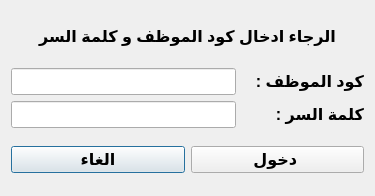
<?xml version="1.0" encoding="UTF-8"?>
<ui version="4.0">
 <class>password</class>
 <widget class="QDialog" name="password">
  <property name="geometry">
   <rect>
    <x>0</x>
    <y>0</y>
    <width>375</width>
    <height>196</height>
   </rect>
  </property>
  <property name="windowTitle">
   <string>تسجيل الدخول</string>
  </property>
  <property name="windowIcon">
   <iconset resource="logo.qrc">
    <normaloff>:/logo/logo23.png</normaloff>:/logo/logo23.png</iconset>
  </property>
  <property name="windowOpacity">
   <double>1.000000000000000</double>
  </property>
  <layout class="QVBoxLayout" name="verticalLayout_3">
   <item>
    <widget class="QLabel" name="label">
     <property name="font">
      <font>
       <family>Arial</family>
       <pointsize>12</pointsize>
       <weight>75</weight>
       <bold>true</bold>
      </font>
     </property>
     <property name="text">
      <string>الرجاء ادخال كود الموظف و كلمة السر</string>
     </property>
     <property name="alignment">
      <set>Qt::AlignCenter</set>
     </property>
    </widget>
   </item>
   <item>
    <layout class="QHBoxLayout" name="horizontalLayout">
     <item>
      <layout class="QVBoxLayout" name="verticalLayout">
       <item>
        <widget class="QLineEdit" name="code">
         <property name="font">
          <font>
           <pointsize>12</pointsize>
           <weight>75</weight>
           <bold>true</bold>
          </font>
         </property>
        </widget>
       </item>
       <item>
        <widget class="QLineEdit" name="pass">
         <property name="font">
          <font>
           <pointsize>12</pointsize>
           <weight>75</weight>
           <bold>true</bold>
          </font>
         </property>
         <property name="inputMask">
          <string/>
         </property>
         <property name="echoMode">
          <enum>QLineEdit::Password</enum>
         </property>
        </widget>
       </item>
      </layout>
     </item>
     <item>
      <layout class="QVBoxLayout" name="verticalLayout_2">
       <item>
        <widget class="QLabel" name="label_2">
         <property name="font">
          <font>
           <pointsize>12</pointsize>
           <weight>75</weight>
           <bold>true</bold>
          </font>
         </property>
         <property name="text">
          <string>كود الموظف :   </string>
         </property>
        </widget>
       </item>
       <item>
        <widget class="QLabel" name="label_3">
         <property name="font">
          <font>
           <pointsize>12</pointsize>
           <weight>75</weight>
           <bold>true</bold>
          </font>
         </property>
         <property name="text">
          <string>كلمة السر :</string>
         </property>
        </widget>
       </item>
      </layout>
     </item>
    </layout>
   </item>
   <item>
    <widget class="QSplitter" name="splitter_2">
     <property name="font">
      <font>
       <pointsize>12</pointsize>
       <weight>75</weight>
       <bold>true</bold>
      </font>
     </property>
     <property name="orientation">
      <enum>Qt::Horizontal</enum>
     </property>
     <widget class="QWidget" name="layoutWidget">
      <property name="font">
       <font>
        <pointsize>12</pointsize>
        <weight>75</weight>
        <bold>true</bold>
       </font>
      </property>
      <layout class="QHBoxLayout" name="horizontalLayout_4">
       <item>
        <widget class="QPushButton" name="pushButton_2">
         <property name="font">
          <font>
           <family>Arial</family>
           <pointsize>12</pointsize>
           <weight>75</weight>
           <bold>true</bold>
          </font>
         </property>
         <property name="cursor">
          <cursorShape>PointingHandCursor</cursorShape>
         </property>
         <property name="text">
          <string>الغاء</string>
         </property>
        </widget>
       </item>
       <item>
        <widget class="QPushButton" name="pushButton">
         <property name="font">
          <font>
           <family>Arial</family>
           <pointsize>12</pointsize>
           <weight>75</weight>
           <bold>true</bold>
          </font>
         </property>
         <property name="cursor">
          <cursorShape>PointingHandCursor</cursorShape>
         </property>
         <property name="text">
          <string>دخول </string>
         </property>
        </widget>
       </item>
      </layout>
     </widget>
    </widget>
   </item>
  </layout>
 </widget>
 <tabstops>
  <tabstop>code</tabstop>
  <tabstop>pass</tabstop>
  <tabstop>pushButton</tabstop>
  <tabstop>pushButton_2</tabstop>
 </tabstops>
 <resources>
  <include location="logo.qrc"/>
 </resources>
 <connections/>
</ui>
